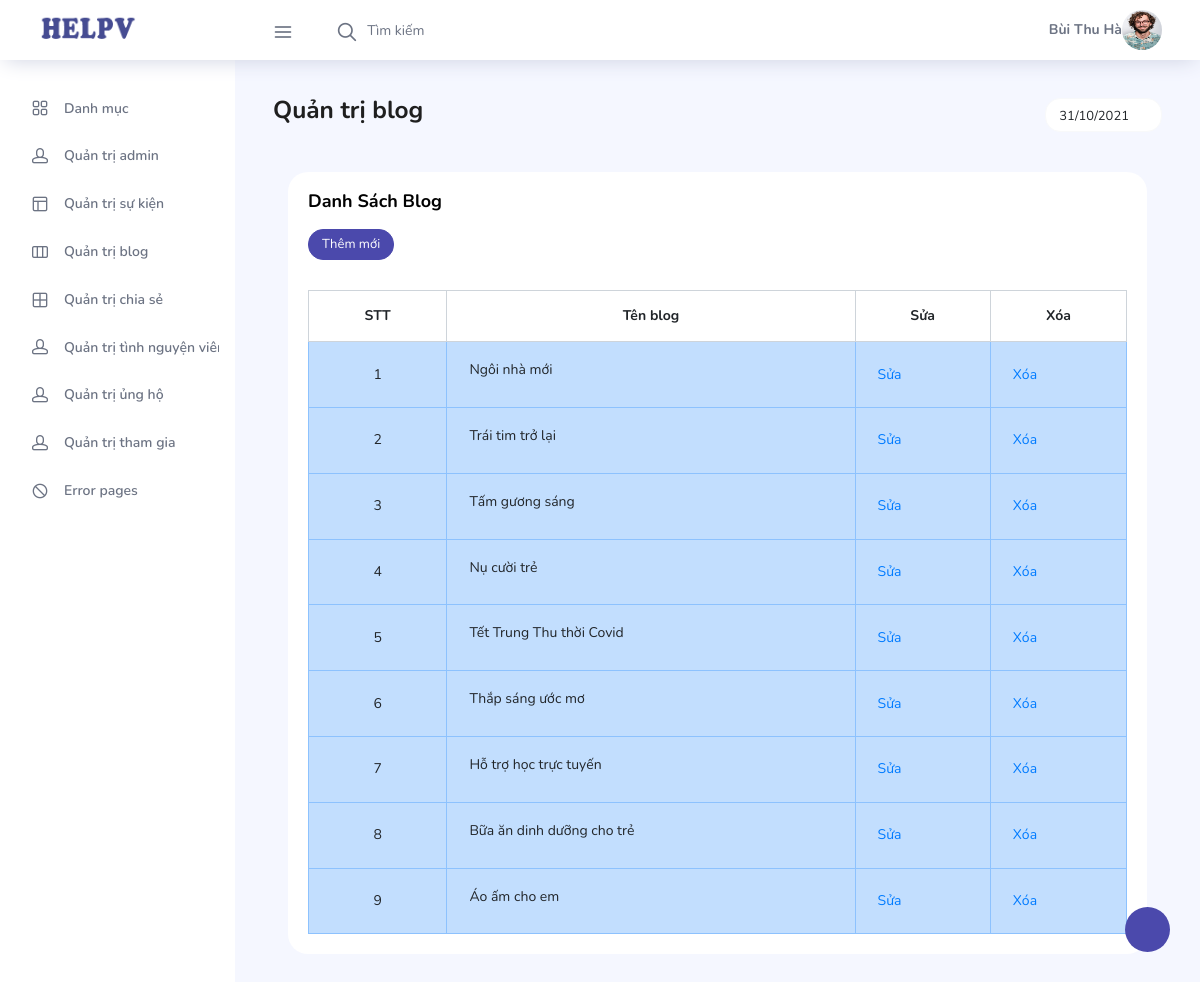
The page /quan_tri_blog.php (signed in) on the database its author committed.
### tables this page shows
CREATE TABLE `tbl_blog` (
  `id_blog` int(11) NOT NULL,
  `ten` varchar(100) NOT NULL,
  `mo_ta` text NOT NULL,
  `noi_dung` text NOT NULL,
  `anh_minh_hoa` text NOT NULL,
  `thoi_gian` datetime NOT NULL DEFAULT current_timestamp(),
  `id_admin` int(11) NOT NULL
);

### quan_tri_blog.php (the view, shortened to what this page needs)
<?php
$ten=$_SESSION['ten'];
$anh=$_SESSION['anh'];
;?>
<!DOCTYPE html>
<html lang="en">
<head>
  <link rel="stylesheet" href="vendors/feather/feather.css">
  <link rel="stylesheet" href="vendors/ti-icons/css/themify-icons.css">
  <link rel="stylesheet" href="vendors/css/vendor.bundle.base.css">
  <link rel="stylesheet" href="vendors/datatables.net-bs4/dataTables.bootstrap4.css">
  <link rel="stylesheet" href="vendors/ti-icons/css/themify-icons.css">
  <link rel="stylesheet" type="text/css" href="js/select.dataTables.min.css">
  <link rel="stylesheet" href="css/vertical-layout-light/style.css">
</head>
<body>
  <div class="container-scroller">
    <nav class="navbar col-lg-12 col-12 p-0 fixed-top d-flex flex-row">
      <div class="text-center navbar-brand-wrapper d-flex align-items-center justify-content-center">
    <a class="navbar-brand brand-logo mr-5" href="index.php"><img src="images/a.jpg" class="mr-2" alt="logo"/></a>
      </div>
      <div class="navbar-menu-wrapper d-flex align-items-center justify-content-end">
        <button class="navbar-toggler navbar-toggler align-self-center" type="button" data-toggle="minimize">
          <span class="icon-menu"></span>
        </button>
        <ul class="navbar-nav mr-lg-2">
          <li class="nav-item nav-search d-none d-lg-block">
            <div class="input-group">
              <div class="input-group-prepend hover-cursor" id="navbar-search-icon">
                <span class="input-group-text" id="search">
                  <i class="icon-search"></i>
                </span>
              </div>
              <input type="text" class="form-control" id="navbar-search-input" placeholder="Tìm kiếm" aria-label="search" aria-describedby="search">
            </div>
          </li>
        </ul>
        <ul class="navbar-nav navbar-nav-right">
          <li class="nav-item nav-profile dropdown">
          <strong><?php echo $ten ;?></strong>
            <a class="nav-link dropdown-toggle" href="#" data-toggle="dropdown" id="profileDropdown">
              <img src="../<?php echo $anh ;?>" alt="profile"/>
            </a>
          </li>
        </ul>
      </div>
    </nav>
    <div class="container-fluid page-body-wrapper">
      <div class="theme-setting-wrapper">
        <div id="settings-trigger"><i class="ti-settings"></i></div>
      </div>
      <nav class="sidebar sidebar-offcanvas" id="sidebar">
        <ul class="nav">
          <li class="nav-item">
            <a class="nav-link" href="index.php">
              <i class="icon-grid menu-icon"></i>
              <span class="menu-title">Danh mục</span>
            </a>
          </li>
          <li class="nav-item">
            <a class="nav-link" href="quan_tri_admin.php">
              <i class="icon-head menu-icon"></i>
              <span class="menu-title">Quản trị admin</span>
            </a>
          </li>
          <li class="nav-item">
            <a class="nav-link" href="quan_tri_su_kien.php">
              <i class="icon-layout menu-icon"></i>
              <span class="menu-title">Quản trị sự kiện</span>
            </a>
          </li>
          <li class="nav-item">
            <a class="nav-link" href="quan_tri_blog.php">
              <i class="icon-columns menu-icon"></i>
              <span class="menu-title">Quản trị blog</span>
            </a>
          </li>
          <li class="nav-item">
            <a class="nav-link" href="quan_tri_chia_se.php">
              <i class="icon-grid-2 menu-icon"></i>
              <span class="menu-title">Quản trị chia sẻ</span>
            </a>
          </li>
          <li class="nav-item">
            <a class="nav-link" href="quan_tri_tinh_nguyen_vien.php">
              <i class="icon-head menu-icon"></i>
              <span class="menu-title">Quản trị tình nguyện viên</span>
            </a>
          </li>
           <li class="nav-item">
            <a class="nav-link" data-toggle="collapse" href="#auth" aria-expanded="false" aria-controls="auth">
              <i class="icon-head menu-icon"></i>
              <span class="menu-title">Quản trị ủng hộ</span>
              <i class="menu-arrow"></i>
            </a>
          </li>
          <li class="nav-item">
            <a class="nav-link" href="quan_tri_tham_gia.php">
              <i class="icon-head menu-icon"></i>
              <span class="menu-title">Quản trị tham gia</span>
            </a>
          </li>
          <li class="nav-item">
            <a class="nav-link" data-toggle="collapse" href="#error" aria-expanded="false" aria-controls="error">
              <i class="icon-ban menu-icon"></i>
              <span class="menu-title">Error pages</span>
              <i class="menu-arrow"></i>
            </a>
          </li>
        </ul>
      </nav>
      <div class="main-panel">
        <div class="content-wrapper">
          <div class="row">
            <div class="col-md-12 grid-margin">
              <div class="row">
                <div class="col-12 col-xl-8 mb-4 mb-xl-0">
                  <h3 class="font-weight-bold">Quản trị blog</h3>
                </div>
                <div class="col-12 col-xl-4">
                 <div class="justify-content-end d-flex">
                  <div class="dropdown flex-md-grow-1 flex-xl-grow-0">
                    <button class="btn btn-sm btn-light bg-white dropdown-toggle" type="button" id="dropdownMenuDate2">
                     <i class="mdi mdi-calendar"></i><?php echo date("d/m/Y") ;?>
                    </button>
                  </div>
                 </div>
                </div>
              </div>
            </div>
          </div>
          <div class="col-lg-12 stretch-card">
              <div class="card">
                <div class="card-body">
                  <h4 class="card-title">Danh sách blog</h4>
                  <p class="card-description">
                   <button type="button" class="btn btn-primary btn-sm"><a href="blog_them_moi.php" style="color: white; text-decoration: none">Thêm mới</a></button>
                  </p>
                  <div class="table-responsive pt-3">
                    <table class="table table-bordered">
                      <thead>
                        <tr>
                          <th style="text-align: center;">
                            STT
                          </th>
                          <th style="text-align: center;">
                            Tên blog
                          </th>
                          <th style="text-align: center;">Sửa</th>
                          <th style="text-align: center;">Xóa</th>
                        </tr>
                      </thead>
                      <tbody>
                        <?php
                                    include('../config.php');
                                    $sql = "
                                            SELECT *
                                            from tbl_blog
                                            order by id_blog desc";
                                    $noi_dung_blog = mysqli_query($ket_noi, $sql);
                                    $i=0;
                                    while ($row = mysqli_fetch_array($noi_dung_blog))
                                        {
                                            $i++;
                                            ;?>
                                        <tr class="table-info">
                                            <td style="text-align: center;"><?php echo $i;?></td>
                                            <td><?php echo $row["ten"] ;?></td>
                                            <td><a href="blog_sua.php?id=<?php echo $row['id_blog'];?>">Sửa</a></td>
                                            <td><a href="blog_xoa.php?id=<?php echo $row['id_blog'];?>">Xóa</a></td>
                                        </tr>
                                        <?php }
                                        mysqli_close($ket_noi) ;?>
                      </tbody>
                    </table>
                  </div>
                </div>
              </div>
            </div>
          </div>
        </div>
      </div>
    </div>
</body>
</html>

### rows shown on the page
tbl_blog: ten "Ngôi nhà mới"
tbl_blog: ten "Trái tim trở lại"
tbl_blog: ten "Tấm gương sáng"
tbl_blog: ten "Nụ cười trẻ"
tbl_blog: ten "Tết Trung Thu thời Covid"
tbl_blog: ten "Thắp sáng ước mơ"
tbl_blog: ten "Hỗ trợ học trực tuyến"
tbl_blog: ten "Bữa ăn dinh dưỡng cho trẻ"
tbl_blog: ten "Áo ấm cho em"

### other values the page prints
$ten "Bùi Thu Hà"
